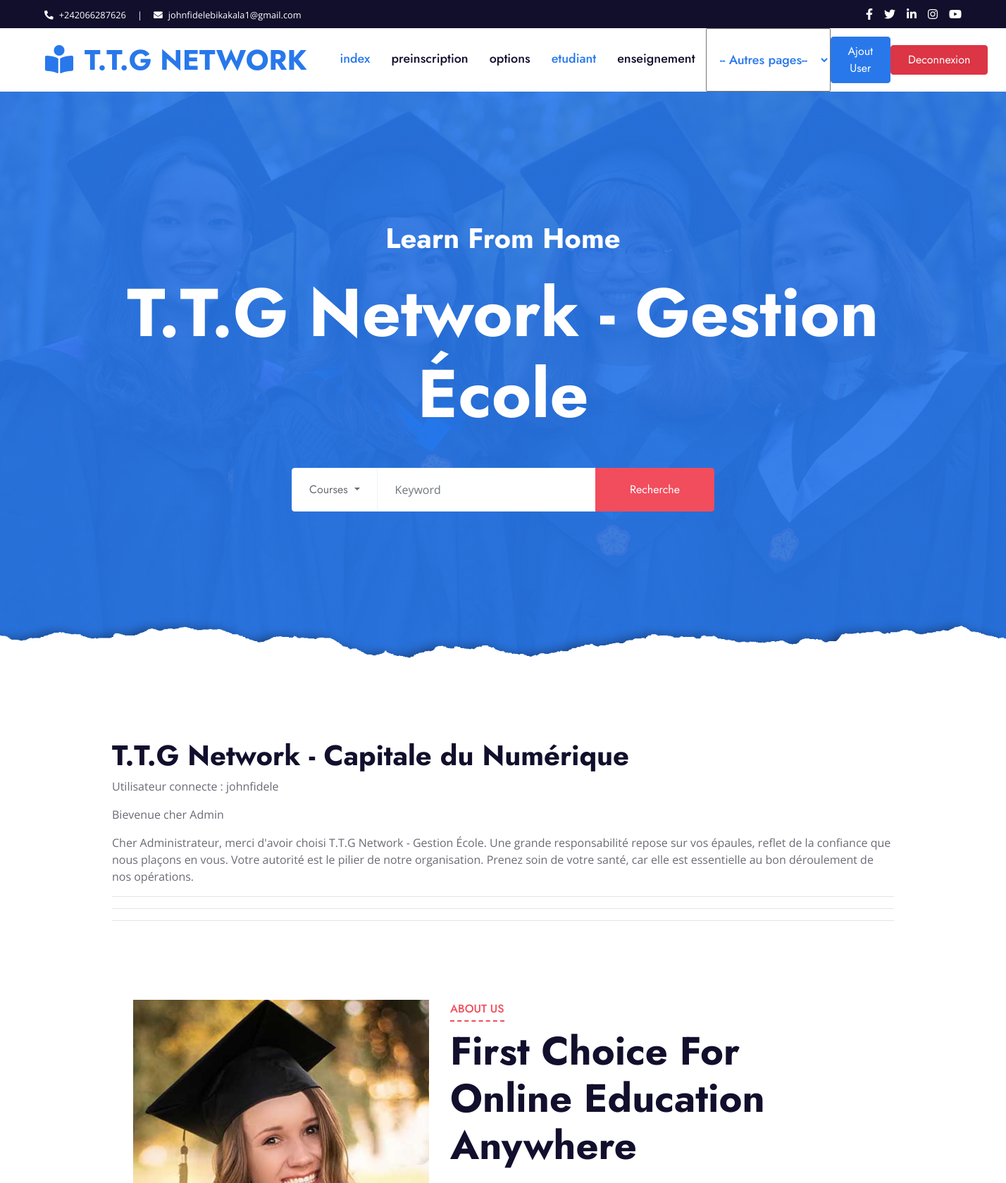
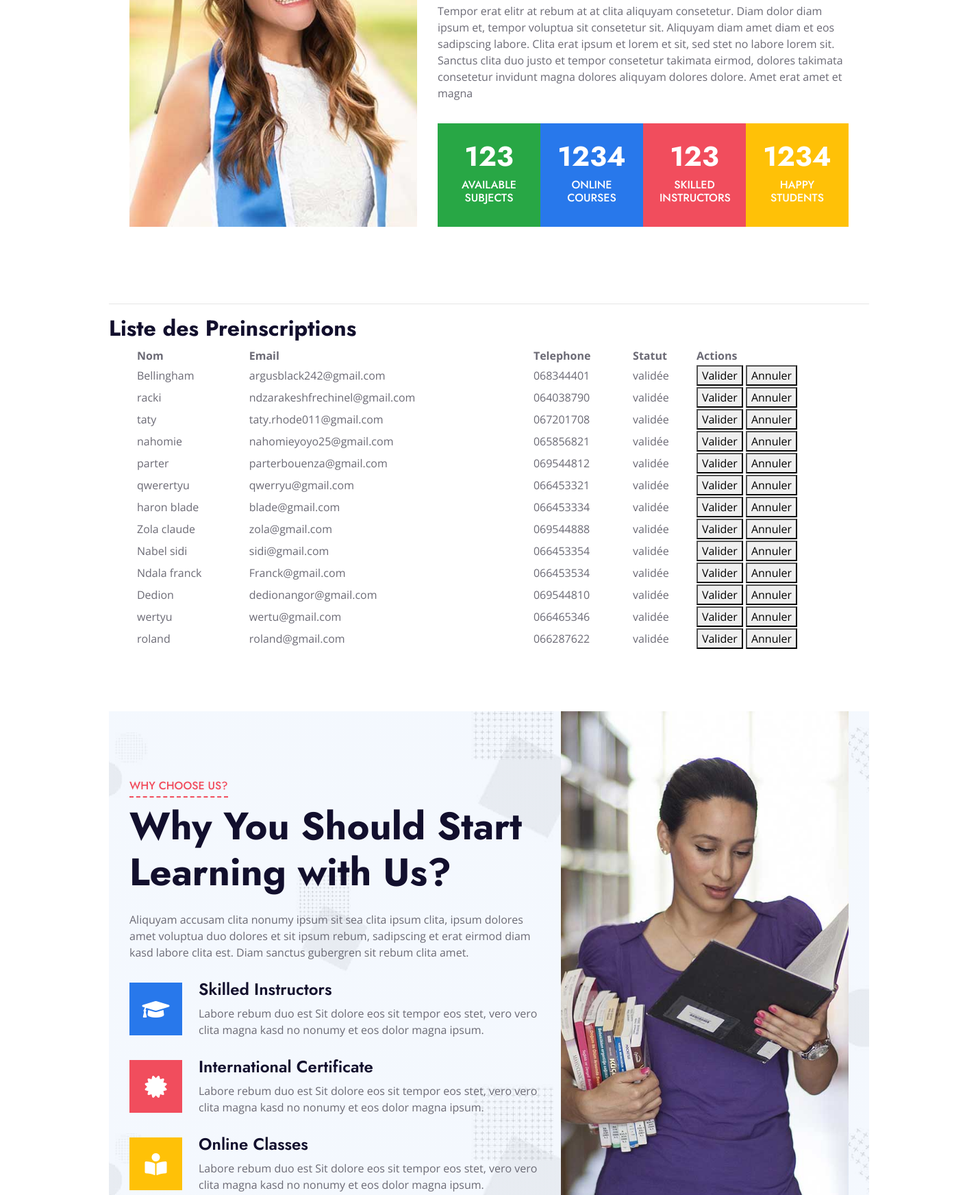
The app's page /preinscription (signed in, upper part) with its own data (2 pictures, top to bottom).
### application/models.py (models this page shows, shortened)
class User(AbstractUser):
    ROLES = (
        ('admin', 'Administrateur'),
        ('formateur', 'Formateur'),
        ('etudiant', 'Étudiant'),
        ('parent', 'Parent'),
    )
    role = models.CharField(max_length=20, choices=ROLES)
    code_formateur = models.CharField(max_length=10, unique=True, null=True, blank=True)
    code_parent = models.CharField(max_length=10, unique=True, null=True, blank=True)
    matricule = models.CharField(max_length=30, unique=True, null=True, blank=True)

class Preinscription(models.Model):
    nom = models.CharField(max_length=100)
    email = models.EmailField()
    telephone = models.CharField(max_length=20)
    option = models.ForeignKey(Option, on_delete=models.SET_NULL, null=True)
    niveau = models.ForeignKey(Niveau, on_delete=models.SET_NULL, null=True)
    statut = models.CharField(max_length=50, default='en attente')  # validée / rejetée...

### application/views.py (the view)
# urls.py: path('preinscription', views.preinscriptions_view, name='preinscription'),
@login_required
def preinscriptions_view(request):
    preinscriptions = Preinscription.objects.all()
    return render(request, 'liste_preinscriptions.html', {'preinscriptions': preinscriptions})

### application/templates/liste_preinscriptions.html (shortened to what this page needs)
{% extends "base.html" %}
{% block content %}
    <div class="container-fluid py-5">
        <div class="container py-5">
            <div class="row">
                <div class="col-lg-5 mb-5 mb-lg-0" style="min-height: 500px;">
                    <div class="position-relative h-100">
                        <img class="position-absolute w-100 h-100" src="/static/img/about.jpg" style="object-fit: cover;">
                    </div>
                </div>
                <div class="col-lg-7">
                    <div class="section-title position-relative mb-4">
                        <h6 class="d-inline-block position-relative text-secondary text-uppercase pb-2">About Us</h6>
                        <h1 class="display-4">First Choice For Online Education Anywhere</h1>
                    </div>
                    <p>Tempor erat elitr at rebum at at clita aliquyam consetetur. Diam dolor diam ipsum et, tempor voluptua sit consetetur sit. Aliquyam diam amet diam et eos sadipscing labore. Clita erat ipsum et lorem et sit, sed stet no labore lorem sit. Sanctus clita duo justo et tempor consetetur takimata eirmod, dolores takimata consetetur invidunt magna dolores aliquyam dolores dolore. Amet erat amet et magna</p>
                    <div class="row pt-3 mx-0">
                        <div class="col-3 px-0">
                            <div class="bg-success text-center p-4">
                                <h1 class="text-white" data-toggle="counter-up">123</h1>
                                <h6 class="text-uppercase text-white">Available<span class="d-block">Subjects</span></h6>
                            </div>
                        </div>
                        <div class="col-3 px-0">
                            <div class="bg-primary text-center p-4">
                                <h1 class="text-white" data-toggle="counter-up">1234</h1>
                                <h6 class="text-uppercase text-white">Online<span class="d-block">Courses</span></h6>
                            </div>
                        </div>
                        <div class="col-3 px-0">
                            <div class="bg-secondary text-center p-4">
                                <h1 class="text-white" data-toggle="counter-up">123</h1>
                                <h6 class="text-uppercase text-white">Skilled<span class="d-block">Instructors</span></h6>
                            </div>
                        </div>
                        <div class="col-3 px-0">
                            <div class="bg-warning text-center p-4">
                                <h1 class="text-white" data-toggle="counter-up">1234</h1>
                                <h6 class="text-uppercase text-white">Happy<span class="d-block">Students</span></h6>
                            </div>
                        </div>
                    </div>
                </div>
            </div>
        </div>
    </div>
  <hr>
  <h2>Liste des Preinscriptions</h2>
  <ul>
      <table style="width: 100%;">
        <tr>
          <th>Nom</th>
          <th>Email</th>
          <th>Telephone</th>
          <th>Statut</th>
          <th>Actions</th>
        </tr>
    {% for preinscription in preinscriptions %}
        <tr>
          <td>{{ preinscription.nom }}</td>
          <td> {{ preinscription.email }}</td>
          <td> {{ preinscription.telephone }}</td>
          <td> {{ preinscription.statut }}</td>
          <td>
            <a href="{% url 'valider_preinscription' preinscription.id %}"><button>Valider</button></a>
            <a href="#"><button>Annuler</button></a>
          </td>
        </tr>
    {% endfor %}
      </table>
  </ul>
    <div class="container-fluid bg-image" style="margin: 90px 0;">
        <div class="container">
            <div class="row">
                <div class="col-lg-7 my-5 pt-5 pb-lg-5">
                    <div class="section-title position-relative mb-4">
                        <h6 class="d-inline-block position-relative text-secondary text-uppercase pb-2">Why Choose Us?</h6>
                        <h1 class="display-4">Why You Should Start Learning with Us?</h1>
                    </div>
                    <p class="mb-4 pb-2">Aliquyam accusam clita nonumy ipsum sit sea clita ipsum clita, ipsum dolores amet voluptua duo dolores et sit ipsum rebum, sadipscing et erat eirmod diam kasd labore clita est. Diam sanctus gubergren sit rebum clita amet.</p>
                    <div class="d-flex mb-3">
                        <div class="btn-icon bg-primary mr-4">
                            <i class="fa fa-2x fa-graduation-cap text-white"></i>
                        </div>
                        <div class="mt-n1">
                            <h4>Skilled Instructors</h4>
                            <p>Labore rebum duo est Sit dolore eos sit tempor eos stet, vero vero clita magna kasd no nonumy et eos dolor magna ipsum.</p>
                        </div>
                    </div>
                    <div class="d-flex mb-3">
                        <div class="btn-icon bg-secondary mr-4">
                            <i class="fa fa-2x fa-certificate text-white"></i>
                        </div>
                        <div class="mt-n1">
                            <h4>International Certificate</h4>
                            <p>Labore rebum duo est Sit dolore eos sit tempor eos stet, vero vero clita magna kasd no nonumy et eos dolor magna ipsum.</p>
                        </div>
                    </div>
                    <div class="d-flex">
                        <div class="btn-icon bg-warning mr-4">
                            <i class="fa fa-2x fa-book-reader text-white"></i>
                        </div>
                        <div class="mt-n1">
                            <h4>Online Classes</h4>
                            <p class="m-0">Labore rebum duo est Sit dolore eos sit tempor eos stet, vero vero clita magna kasd no nonumy et eos dolor magna ipsum.</p>
                        </div>
                    </div>
                </div>
                <div class="col-lg-5" style="min-height: 500px;">
                    <div class="position-relative h-100">
                        <img class="position-absolute w-100 h-100" src="/static/img/feature.jpg" style="object-fit: cover;">
                    </div>
                </div>
            </div>
        </div>
    </div>
{% endblock %}

### application/templates/base.html (shortened to what this page needs)
  {% load static %}
<!DOCTYPE html>
<html lang="fr">
<head>
  <link rel="stylesheet" href="https://cdn.jsdelivr.net/npm/bootstrap@4.6.2/dist/css/bootstrap.min.css">
    <link href="https://cdnjs.cloudflare.com/ajax/libs/font-awesome/5.10.0/css/all.min.css" rel="stylesheet">
    <link href="{% static 'lib/owlcarousel/assets/owl.carousel.min.css' %}" rel="stylesheet">
    <link href="{% static 'css/style.css' %}" rel="stylesheet">
</head>
<body>
    <div class="container-fluid bg-dark">
        <div class="row py-2 px-lg-5">
            <div class="col-lg-6 text-center text-lg-left mb-2 mb-lg-0">
                <div class="d-inline-flex align-items-center text-white">
                    <small><i class="fa fa-phone-alt mr-2"></i>+242066287626</small>
                    <small class="px-3">|</small>
                    <small><i class="fa fa-envelope mr-2"></i>johnfidelebikakala1@gmail.com</small>
                </div>
            </div>
            <div class="col-lg-6 text-center text-lg-right">
                <div class="d-inline-flex align-items-center">
                    <a class="text-white px-2" href="">
                        <i class="fab fa-facebook-f"></i>
                    </a>
                    <a class="text-white px-2" href="">
                        <i class="fab fa-twitter"></i>
                    </a>
                    <a class="text-white px-2" href="">
                        <i class="fab fa-linkedin-in"></i>
                    </a>
                    <a class="text-white px-2" href="">
                        <i class="fab fa-instagram"></i>
                    </a>
                    <a class="text-white pl-2" href="">
                        <i class="fab fa-youtube"></i>
                    </a>
                </div>
            </div>
        </div>
    </div>
    <div class="container-fluid p-0">
        <nav class="navbar navbar-expand-lg bg-white navbar-light py-3 py-lg-0 px-lg-5">
            <a href="{% url 'index' %}" class="navbar-brand ml-lg-3">
                <h1 class="m-0 text-uppercase text-primary"><i class="fa fa-book-reader mr-3"></i>T.T.G Network</h1>
            </a>
            <div class="collapse navbar-collapse justify-content-between px-lg-3" id="navbarCollapse">
                <div class="navbar-nav mx-auto py-0">
                    <a href="{% url 'index' %}" class="nav-item nav-link active">index</a>
                    <a href="{% url 'preinscription' %}" class="nav-item nav-link">preinscription</a>
                    <a href="{% url 'options' %}" class="nav-item nav-link">options</a>
                    <a href="{% url 'etudiant' %}" class="nav-item nav-link active">etudiant</a>
                    <a href="{% url 'enseignement' %}" class="nav-item nav-link">enseignement</a>
                    <select id="menu" onchange="if (this.value) window.location.href=this.value;" class="nav-item nav-link active">
                    <option value="" class="nav-item nav-link active">-- Autres pages--</option>
                    </select>
                </div>
                <a href="{% url 'urlregister' %}" class="btn btn-primary py-2 px-4 d-none d-lg-block">Ajout User</a>
                <a href="{% url 'urllogout' %}" class="btn btn-danger py-2 px-4 d-none d-lg-block">Deconnexion</a>
            </div>
        </nav>
    </div>
    <div class="jumbotron jumbotron-fluid position-relative overlay-bottom" style="margin-bottom: 90px;">
        <div class="container text-center my-5 py-5">
            <h1 class="text-white mt-4 mb-4">Learn From Home</h1>
            <h1 class="text-white display-1 mb-5">T.T.G Network - Gestion École</h1>
            <div class="mx-auto mb-5" style="width: 100%; max-width: 600px;">
                <div class="input-group">
                    <div class="input-group-prepend">
                        <button class="btn btn-outline-light bg-white text-body px-4 dropdown-toggle" type="button" data-toggle="dropdown"
                            aria-haspopup="true" aria-expanded="true">Courses
                    </button>
                    </div>
                    <input type="text" class="form-control border-light" style="padding: 30px 25px;" placeholder="Keyword">
                    <div class="input-group-append">
                        <button class="btn btn-secondary px-4 px-lg-5">Recherche</button>
                    </div>
                </div>
            </div>
        </div>
    </div>
    <br>
    <div class="container">
         <h1>T.T.G Network - Capitale du Numérique</h1>
          <p>Utilisateur connecte : {{user}}</p>
            {% if user.is_authenticated %}
            {% if user.role %}
            <p>Bievenue cher {{user.role}} </p>
            {% else %}
            <p>Bievenue cher Admin </p>
            {% endif %}
              {% if user.matricule %}
              <p>ton matricule est {{user.matricule}}</p>
              <p>
                  Cher étudiant, merci d'avoir rejoint T.T.G Network - Gestion École.
                  Nous sommes honorés de vous accompagner dans cette aventure d'apprentissage.
                  Avec sérieux, détermination et entraide, nous surmonterons chaque défi.
                  Merci pour votre confiance, gardez une attitude positive et un mental solide
                   : le chemin sera exigeant, mais les résultats en vaudront la peine.
              </p>
              {% else %}
                <p>
                  Cher Administrateur, merci d'avoir choisi T.T.G Network - Gestion École.
                  Une grande responsabilité repose sur vos épaules, reflet de la confiance que nous plaçons en vous.
                  Votre autorité est le pilier de notre organisation. Prenez soin de votre santé,
                  car elle est essentielle au bon déroulement de nos opérations.
              </p>
              {% endif %}
            {% endif %}
          <hr>
          <hr>
          <hr>
    </div>
   <div class="container">
         {% block content %}{% endblock %}
   </div>
</body>
</html>

### records on screen
User: username "johnfidele"
Preinscription: nom "Bellingham", email "argusblack242@gmail.com", telephone "068344401", statut "validée"
Preinscription: nom "racki", email "ndzarakeshfrechinel@gmail.com", telephone "064038790", statut "validée"
Preinscription: nom "taty", email "taty.rhode011@gmail.com", telephone "067201708", statut "validée"
Preinscription: nom "nahomie", email "nahomieyoyo25@gmail.com", telephone "065856821", statut "validée"
Preinscription: nom "parter", email "parterbouenza@gmail.com", telephone "069544812", statut "validée"
Preinscription: nom "qwerertyu", email "qwerryu@gmail.com", telephone "066453321", statut "validée"
Preinscription: nom "haron blade", email "blade@gmail.com", telephone "066453334", statut "validée"
Preinscription: nom "Zola claude", email "zola@gmail.com", telephone "069544888", statut "validée"
Preinscription: nom "Nabel sidi", email "sidi@gmail.com", telephone "066453354", statut "validée"
Preinscription: nom "Ndala franck", email "Franck@gmail.com", telephone "066453534", statut "validée"
Preinscription: nom "Dedion", email "dedionangor@gmail.com", telephone "069544810", statut "validée"
Preinscription: nom "wertyu", email "wertu@gmail.com", telephone "066465346", statut "validée"
Preinscription: nom "roland", email "roland@gmail.com", telephone "066287622", statut "validée"
